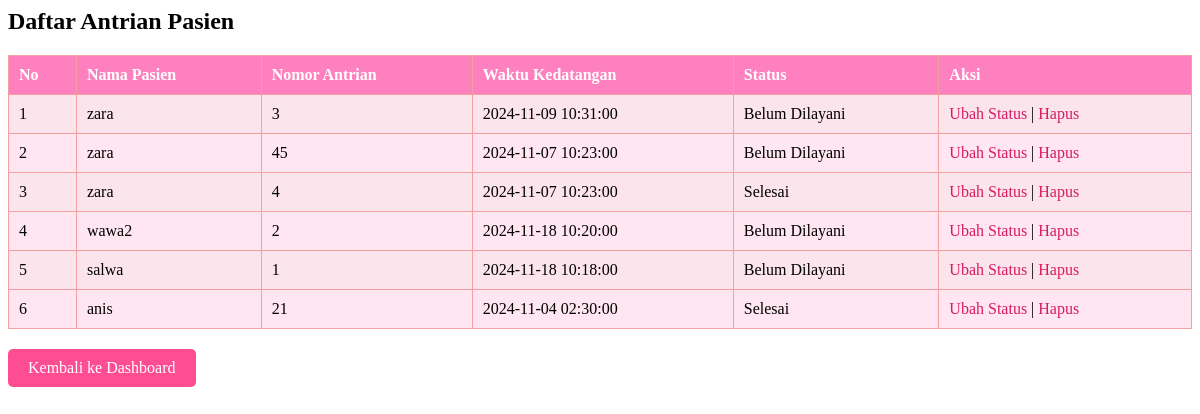
The page /modul/daftar_antrian.php on the database its author committed.
### tables this page shows
CREATE TABLE `antrian` (
  `id` int(11) NOT NULL,
  `nama_pasien` varchar(100) NOT NULL,
  `nomor_antrian` int(11) NOT NULL,
  `waktu_kedatangan` datetime NOT NULL,
  `status` enum('Belum Dilayani','Selesai') DEFAULT 'Belum Dilayani'
);

### modul/daftar_antrian.php (the view, shortened to what this page needs)
<?php
include '../lib/koneksi.php';
$sql = "SELECT * FROM antrian ORDER BY id DESC;";
$stmt = $conn->prepare($sql);
$stmt->execute();
echo "<h2>Daftar Antrian Pasien</h2>";
echo "<table>
<tr>
<th>No</th>
<th>Nama Pasien</th>
<th>Nomor Antrian</th>
<th>Waktu Kedatangan</th>
<th>Status</th>
<th>Aksi</th>
</tr>";
$antrian = $stmt->fetchAll(PDO::FETCH_ASSOC);
if (count($antrian) > 0) {
    $no = 1;
    foreach($antrian as $row){
        echo "<tr>
        <td>".$no."</td>
        <td>".$row["nama_pasien"]."</td>
        <td>".$row["nomor_antrian"]."</td>
        <td>".$row["waktu_kedatangan"]."</td>
        <td>".$row["status"]."</td>
        <td><a href='ubah_status.php?id=".$row["id"]."'>Ubah Status</a> | <a href='hapus_antrian.php?id=".$row["id"]."'>Hapus</a></td>
        </tr>";
        $no++;
    }
    echo "</table>";
} else {
    echo "Tidak ada antrian.";
}
echo "<a href='../index.php' class='button-back'>Kembali ke Dashboard</a>";
?>

### modul/daftar_antrian.php (style rules this page uses)
table { width: 100%; border-collapse: collapse; }
th, td { padding: 10px; text-align: left; border: 1px solid #f2a0a1; }
th { background-color: #ff80bf; color: white; }
tr:nth-child(even) { background-color: #fce4ec; }
tr:nth-child(odd) { background-color: #ffe6f1; }
a { color: #d81b60; text-decoration: none; }
.button-back { display: inline-block; padding: 10px 20px; margin-top: 20px; background-color: #ff4d94; color: white; font-size: 16px; text-align: center; border-radius: 5px; text-decoration: none; }

### rows shown on the page
antrian: nama_pasien "zara", nomor_antrian "3", waktu_kedatangan "2024-11-09 10:31:00", status "Belum Dilayani"
antrian: nama_pasien "zara", nomor_antrian "45", waktu_kedatangan "2024-11-07 10:23:00", status "Belum Dilayani"
antrian: nama_pasien "zara", nomor_antrian "4", waktu_kedatangan "2024-11-07 10:23:00", status "Selesai"
antrian: nama_pasien "wawa2", nomor_antrian "2", waktu_kedatangan "2024-11-18 10:20:00", status "Belum Dilayani"
antrian: nama_pasien "salwa", nomor_antrian "1", waktu_kedatangan "2024-11-18 10:18:00", status "Belum Dilayani"
antrian: nama_pasien "anis", nomor_antrian "21", waktu_kedatangan "2024-11-04 02:30:00", status "Selesai"
